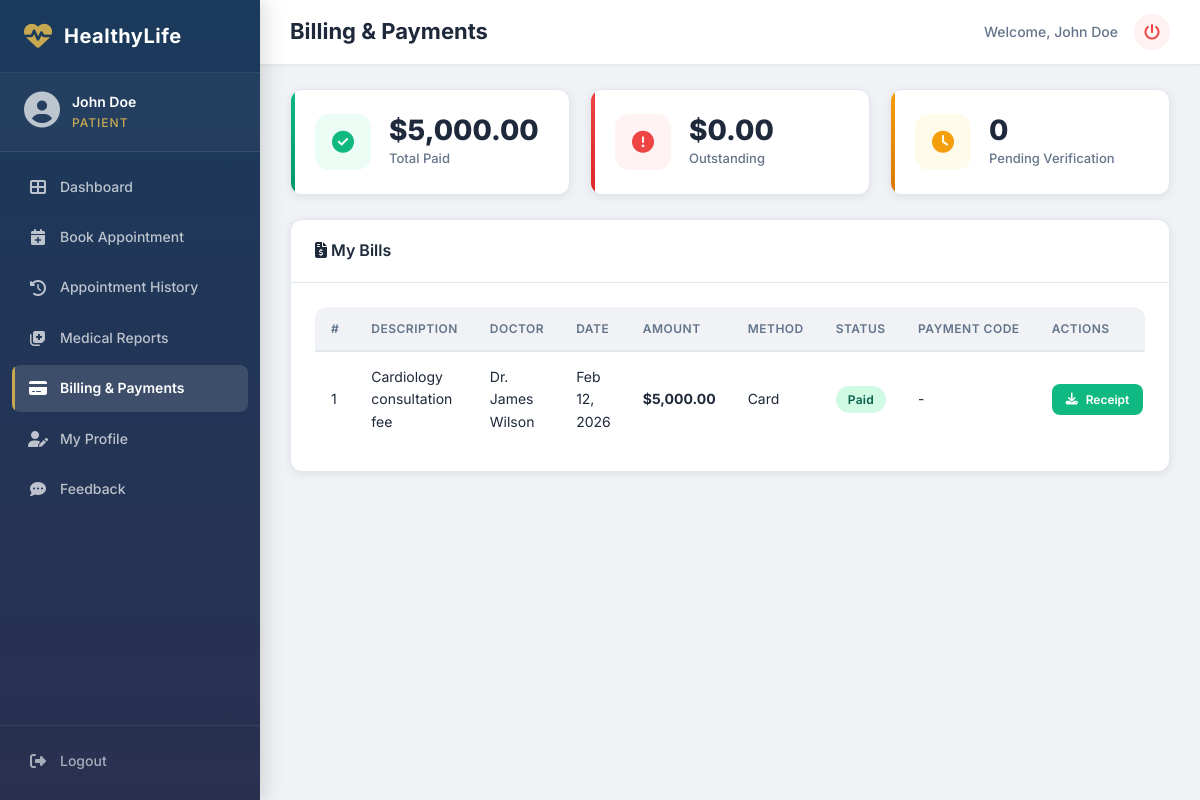
/patient/billing.php (signed in), run on the app's committed database.
### tables this page shows
CREATE TABLE IF NOT EXISTS `billing` (
  `id` INT AUTO_INCREMENT PRIMARY KEY,
  `patient_id` INT NOT NULL,
  `appointment_id` INT DEFAULT NULL,
  `amount` DECIMAL(10,2) NOT NULL DEFAULT 0.00,
  `payment_method` ENUM('cash','card','cashier') DEFAULT NULL,
  `payment_status` ENUM('unpaid','paid','pending_verification') NOT NULL DEFAULT 'unpaid',
  `payment_code` VARCHAR(20) DEFAULT NULL,
  `card_last_four` VARCHAR(4) DEFAULT NULL,
  `description` VARCHAR(255) DEFAULT NULL,
  `paid_at` DATETIME DEFAULT NULL,
  `verified_by` INT DEFAULT NULL,
  `verified_at` DATETIME DEFAULT NULL,
  `created_at` TIMESTAMP DEFAULT CURRENT_TIMESTAMP,
  FOREIGN KEY (`patient_id`) REFERENCES `users`(`id`) ON DELETE CASCADE,
  FOREIGN KEY (`appointment_id`) REFERENCES `appointments`(`id`) ON DELETE SET NULL,
  FOREIGN KEY (`verified_by`) REFERENCES `users`(`id`) ON DELETE SET NULL
);

CREATE TABLE IF NOT EXISTS `users` (
  `id` INT AUTO_INCREMENT PRIMARY KEY,
  `full_name` VARCHAR(100) NOT NULL,
  `email` VARCHAR(150) NOT NULL UNIQUE,
  `password` VARCHAR(255) NOT NULL,
  `role` ENUM('admin','doctor','patient','receptionist') NOT NULL DEFAULT 'patient',
  `phone` VARCHAR(20) DEFAULT NULL,
  `gender` ENUM('male','female','other') DEFAULT NULL,
  `date_of_birth` DATE DEFAULT NULL,
  `address` TEXT DEFAULT NULL,
  `profile_image` VARCHAR(255) DEFAULT NULL,
  `specialization` VARCHAR(100) DEFAULT NULL,
  `consulting_hours` VARCHAR(100) DEFAULT NULL,
  `consulting_days` VARCHAR(255) DEFAULT NULL,
  `consulting_fee` DECIMAL(10,2) DEFAULT NULL,
  `is_active` TINYINT(1) NOT NULL DEFAULT 1,
  `created_at` TIMESTAMP DEFAULT CURRENT_TIMESTAMP,
  `updated_at` TIMESTAMP DEFAULT CURRENT_TIMESTAMP ON UPDATE CURRENT_TIMESTAMP
);

CREATE TABLE IF NOT EXISTS `appointments` (
  `id` INT AUTO_INCREMENT PRIMARY KEY,
  `patient_id` INT NOT NULL,
  `doctor_id` INT NOT NULL,
  `appointment_date` DATE NOT NULL,
  `appointment_time` TIME NOT NULL,
  `status` ENUM('pending','approved','completed','cancelled') NOT NULL DEFAULT 'pending',
  `reason` TEXT DEFAULT NULL,
  `notes` TEXT DEFAULT NULL,
  `created_at` TIMESTAMP DEFAULT CURRENT_TIMESTAMP,
  `updated_at` TIMESTAMP DEFAULT CURRENT_TIMESTAMP ON UPDATE CURRENT_TIMESTAMP,
  FOREIGN KEY (`patient_id`) REFERENCES `users`(`id`) ON DELETE CASCADE,
  FOREIGN KEY (`doctor_id`) REFERENCES `users`(`id`) ON DELETE CASCADE
);

### patient/billing.php (the view, shortened to what this page needs)
<?php
require_once __DIR__ . '/../middleware/check_login.php';
$userId = $_SESSION['user_id'];
$bills = $conn->query("
    SELECT b.*, a.appointment_date, d.full_name as doctor_name, d.specialization
    FROM billing b
    LEFT JOIN appointments a ON b.appointment_id = a.id
    LEFT JOIN users d ON a.doctor_id = d.id
    WHERE b.patient_id = $userId
    ORDER BY b.created_at DESC
");
$totalPaid = $conn->query("SELECT COALESCE(SUM(amount), 0) as t FROM billing WHERE patient_id = $userId AND payment_status='paid'")->fetch_assoc()['t'];
$totalOutstanding = $conn->query("SELECT COALESCE(SUM(amount), 0) as t FROM billing WHERE patient_id = $userId AND payment_status IN ('unpaid','pending_verification')")->fetch_assoc()['t'];
$pendingVerification = $conn->query("SELECT COUNT(*) as c FROM billing WHERE patient_id = $userId AND payment_status='pending_verification'")->fetch_assoc()['c'];
require_once __DIR__ . '/../includes/header.php';
require_once __DIR__ . '/../includes/sidebar.php';
?>
<div class="stats-grid" style="margin-bottom:24px;">
    <div class="stat-card green">
        <div class="stat-icon green"><i class="fas fa-check-circle"></i></div>
        <div class="stat-details"><h3>$<?php echo number_format($totalPaid, 2); ?></h3><p>Total Paid</p></div>
    </div>
    <div class="stat-card red">
        <div class="stat-icon red"><i class="fas fa-exclamation-circle"></i></div>
        <div class="stat-details"><h3>$<?php echo number_format($totalOutstanding, 2); ?></h3><p>Outstanding</p></div>
    </div>
    <div class="stat-card orange">
        <div class="stat-icon orange"><i class="fas fa-clock"></i></div>
        <div class="stat-details"><h3><?php echo $pendingVerification; ?></h3><p>Pending Verification</p></div>
    </div>
</div>
<div class="card">
    <div class="card-header">
        <h2><i class="fas fa-file-invoice-dollar"></i> My Bills</h2>
    </div>
    <div class="card-body">
        <?php if ($bills->num_rows > 0): ?>
        <div class="table-responsive">
            <table>
                <thead>
                    <tr>
                        <th>#</th>
                        <th>Description</th>
                        <th>Doctor</th>
                        <th>Date</th>
                        <th>Amount</th>
                        <th>Method</th>
                        <th>Status</th>
                        <th>Payment Code</th>
                        <th>Actions</th>
                    </tr>
                </thead>
                <tbody>
                    <?php $n=1; while ($b = $bills->fetch_assoc()): ?>
                    <tr>
                        <td data-label="#"><?php echo $n++; ?></td>
                        <td data-label="Description"><?php echo htmlspecialchars($b['description'] ?? 'Consultation'); ?></td>
                        <td data-label="Doctor"><?php echo htmlspecialchars($b['doctor_name'] ?? '-'); ?></td>
                        <td data-label="Date"><?php echo $b['appointment_date'] ? date('M d, Y', strtotime($b['appointment_date'])) : '-'; ?></td>
                        <td data-label="Amount"><strong>$<?php echo number_format($b['amount'], 2); ?></strong></td>
                        <td data-label="Method"><?php echo $b['payment_method'] ? ucfirst($b['payment_method']) : '-'; ?></td>
                        <td data-label="Status">
                            <span class="badge <?php
                                echo match($b['payment_status']) {
                                    'paid' => 'badge-approved',
                                    'unpaid' => 'badge-cancelled',
                                    'pending_verification' => 'badge-pending',
                                    default => ''
                                };
                            ?>">
                                <?php echo ucfirst(str_replace('_', ' ', $b['payment_status'])); ?>
                            </span>
                        </td>
                        <td data-label="Payment Code">
                            <?php if ($b['payment_code']): ?>
                                <code style="background:#fef3c7;padding:2px 6px;border-radius:4px;font-size:11px;color:#92400e;">
                                    <?php echo htmlspecialchars($b['payment_code']); ?>
                                </code>
                            <?php else: ?>
                                -
                            <?php endif; ?>
                        </td>
                        <td data-label="Actions">
                            <?php if ($b['payment_status'] === 'unpaid'): ?>
                                <button class="btn btn-primary btn-sm" onclick="openPayModal(<?php echo $b['id']; ?>, <?php echo $b['amount']; ?>, <?php echo htmlspecialchars(json_encode($b['description'] ?? 'Consultation'), ENT_QUOTES); ?>)">
                                    <i class="fas fa-credit-card"></i> Pay
                                </button>
                            <?php elseif ($b['payment_status'] === 'paid'): ?>
                                <a href="<?php echo APP_URL; ?>/patient/download_bill.php?id=<?php echo $b['id']; ?>" class="btn btn-success btn-sm" target="_blank">
                                    <i class="fas fa-download"></i> Receipt
                                </a>
                            <?php elseif ($b['payment_status'] === 'pending_verification'): ?>
                                <span style="font-size:12px;color:var(--color-warning);"><i class="fas fa-hourglass-half"></i> Awaiting</span>
                            <?php endif; ?>
                        </td>
                    </tr>
                    <?php endwhile; ?>
                </tbody>
            </table>
        </div>
        <?php else: ?>
            <div class="empty-state"><i class="fas fa-file-invoice"></i><p>No bills found</p></div>
        <?php endif; ?>
    </div>
</div>
<?php require_once __DIR__ . '/../includes/footer.php'; ?>

### includes/includes.css (style rules this page uses)
:root { --theme-primary: #1a1f3d; --theme-primary-light: #2a3050; --sidebar-width: 260px; --sidebar-collapsed: 0px; --topbar-height: 65px; --border-radius: 12px; --border-radius-sm: 8px; --shadow-sm: 0 2px 8px rgba(0, 0, 0, 0.08); --shadow-md: 0 4px 16px rgba(0, 0, 0, 0.12); --shadow-lg: 0 8px 32px rgba(0, 0, 0, 0.16); --transition: all 0.3s cubic-bezier(0.4, 0, 0.2, 1); --font-family: 'Inter', -apple-system, BlinkMacSystemFont, sans-serif; --color-success: #10b981; --color-danger: #ef4444; --color-warning: #f59e0b; --color-info: #3b82f6; --bg-body: #f0f2f5; --bg-card: #ffffff; --text-primary: #1e293b; --text-secondary: #64748b; --text-muted: #94a3b8; --border-color: #e2e8f0; --gold-accent: #c8a951; --bg-light: #f8fafc; --text-accent: #6366f1; }
*, *::before, *::after { margin: 0; padding: 0; box-sizing: border-box; }
body { font-family: var(--font-family); background: var(--bg-body); color: var(--text-primary); line-height: 1.6; overflow-x: hidden; -webkit-text-size-adjust: 100%; }
a { text-decoration: none; color: inherit; }
.card { background: var(--bg-card); border-radius: var(--border-radius); box-shadow: var(--shadow-sm); border: 1px solid var(--border-color); transition: var(--transition); overflow: hidden; }
.card-header { padding: 18px 24px; border-bottom: 1px solid var(--border-color); display: flex; align-items: center; justify-content: space-between; gap: 12px; flex-wrap: wrap; }
.card-header h2 { font-size: 16px; font-weight: 600; color: var(--text-primary); }
.card-body { padding: 24px; }
.stats-grid { display: grid; grid-template-columns: repeat(auto-fit, minmax(200px, 1fr)); gap: 20px; margin-bottom: 24px; }
.stat-card { background: var(--bg-card); border-radius: var(--border-radius); padding: 24px; display: flex; align-items: center; gap: 18px; box-shadow: var(--shadow-sm); border: 1px solid var(--border-color); transition: var(--transition); position: relative; overflow: hidden; }
.stat-card::after { content: ''; position: absolute; top: 0; left: 0; width: 4px; height: 100%; border-radius: 4px 0 0 4px; }
.stat-card.green::after { background: linear-gradient(180deg, #10b981, #059669); }
.stat-card.orange::after { background: linear-gradient(180deg, #f59e0b, #d97706); }
.stat-card.red::after { background: linear-gradient(180deg, #ef4444, #dc2626); }
.stat-icon { width: 56px; height: 56px; border-radius: 14px; display: flex; align-items: center; justify-content: center; font-size: 22px; flex-shrink: 0; }
.stat-icon.green { background: #ecfdf5; color: #10b981; }
.stat-icon.orange { background: #fffbeb; color: #f59e0b; }
.stat-icon.red { background: #fef2f2; color: #ef4444; }
.stat-details h3 { font-size: 28px; font-weight: 800; color: var(--text-primary); line-height: 1; margin-bottom: 4px; }
.stat-details p { font-size: 13px; color: var(--text-secondary); font-weight: 500; }
.table-responsive { overflow-x: auto; border-radius: var(--border-radius); -webkit-overflow-scrolling: touch; }
table { width: 100%; border-collapse: collapse; min-width: 600px; }
table thead th { background: var(--bg-body); padding: 12px 16px; text-align: left; font-size: 12px; font-weight: 600; text-transform: uppercase; letter-spacing: 0.5px; color: var(--text-secondary); border-bottom: 2px solid var(--border-color); white-space: nowrap; }
table tbody td { padding: 14px 16px; font-size: 14px; border-bottom: 1px solid var(--border-color); color: var(--text-primary); vertical-align: middle; }
table tbody tr { transition: var(--transition); }
table tbody tr:last-child td { border-bottom: none; }
.badge { display: inline-flex; align-items: center; padding: 4px 12px; border-radius: 20px; font-size: 12px; font-weight: 600; letter-spacing: 0.3px; white-space: nowrap; }
.badge-approved { background: #d1fae5; color: #065f46; }
.btn { display: inline-flex; align-items: center; gap: 8px; padding: 10px 20px; border-radius: var(--border-radius-sm); font-size: 14px; font-weight: 600; cursor: pointer; border: none; transition: var(--transition); font-family: var(--font-family); text-decoration: none; white-space: nowrap; justify-content: center; }
.btn-success { background: var(--color-success); color: #fff; }
.btn-sm { padding: 6px 14px; font-size: 12px; }

### patient/patient.css (style rules this page uses)
:root { --patient-primary: #1b3a5c; --patient-primary-light: #2a4f7a; --patient-accent: #6bc5a0; }

### data on the page
billing: description "Cardiology consultation fee", users.full_name "Dr. James Wilson", appointment.appointment_date "Feb 12, 2026", amount "5,000.00", payment_method "Card", payment_status "Paid"

### other printed values
$_SESSION['full_name'] "John Doe"
$role "PATIENT"
$pageTitle "Billing & Payments"
$totalPaid "5,000.00"
$totalOutstanding "0.00"
$pendingVerification "0"
